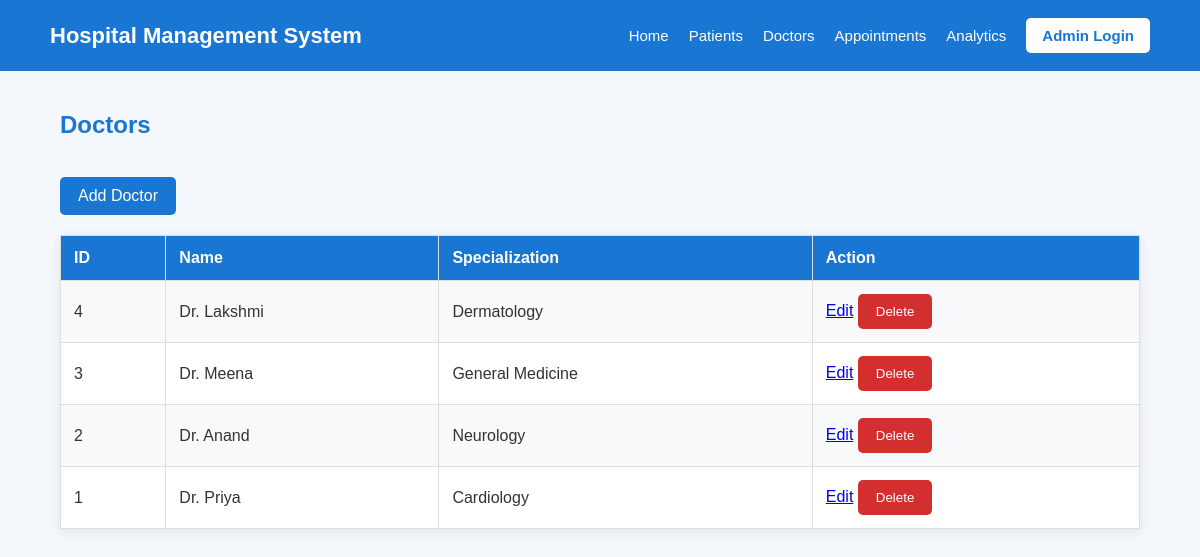
Page /doctors on the committed database.
### models.py (models this page shows)
class Doctor(db.Model):
    __tablename__ = "doctors"
    id = db.Column(db.Integer, primary_key=True)
    name = db.Column(db.String(120), nullable=False)
    specialization = db.Column(db.String(120), nullable=False)
    appointments = db.relationship(
        "Appointment", back_populates="doctor",
        cascade="all, delete-orphan"
    )

### routes/doctors.py (the view)
@doctors_bp.route("/doctors")
def list_doctors():
    doctors = Doctor.query.order_by(Doctor.id.desc()).all()
    return render_template("doctors.html", doctors=doctors)

### templates/doctors.html (shortened to what this page needs)
{% extends "base.html" %}
{% block content %}
<h2>Doctors</h2>
<a class="button" href="/doctors/new">Add Doctor</a>
<table>
<tr><th>ID</th><th>Name</th><th>Specialization</th><th>Action</th></tr>
{% for doctor in doctors %}
<tr>
<td>{{ doctor.id }}</td>
<td>{{ doctor.name }}</td>
<td>{{ doctor.specialization }}</td>
<td>
<a href="/doctors/{{ doctor.id }}/edit">Edit</a>
<form action="/doctors/{{ doctor.id }}" method="POST" class="inline"
      onsubmit="return confirm('Delete this doctor?')">
<button type="submit">Delete</button>
</form>
</td>
</tr>
{% endfor %}
</table>
{% endblock %}

### static/style.css (style rules this page uses)
* { margin: 0; padding: 0; box-sizing: border-box; }
body { font-family: Arial, sans-serif; background: #f4f7fb; color: #333; }
h2 { color: #1976d2; margin-bottom: 20px; }
form { background: white; padding: 25px; border-radius: 10px; box-shadow: 0 3px 12px rgba(0, 0, 0, 0.1); max-width: 600px; }
button, .button { display: inline-block; margin-top: 18px; padding: 10px 18px; background: #1976d2; color: white; border: none; border-radius: 5px; text-decoration: none; cursor: pointer; }
table { width: 100%; background: white; border-collapse: collapse; margin-top: 20px; box-shadow: 0 3px 10px rgba(0, 0, 0, 0.08); }
th, td { padding: 13px; border: 1px solid #ddd; text-align: left; }
th { background: #1976d2; color: white; }
tr:nth-child(even) { background: #f8f9fa; }
.inline { display: inline; padding: 0; background: transparent; box-shadow: none; }
.inline button { margin-top: 0; background: #d32f2f; }

### rows in the picture
Doctor: id "4", name "Dr. Lakshmi", specialization "Dermatology"
Doctor: id "3", name "Dr. Meena", specialization "General Medicine"
Doctor: id "2", name "Dr. Anand", specialization "Neurology"
Doctor: id "1", name "Dr. Priya", specialization "Cardiology"
